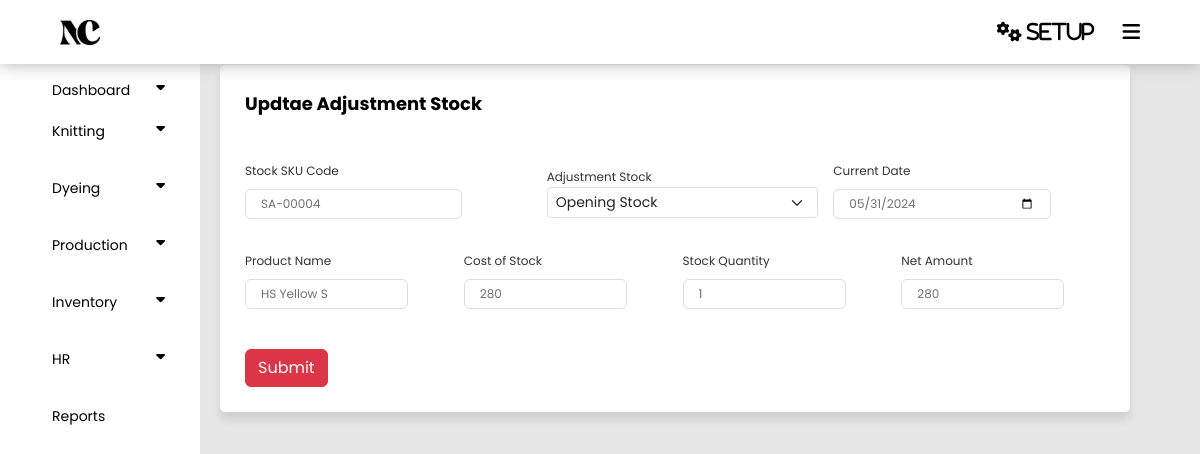
The page /panel/s_update.php?Id=236 on the database as committed earlier.
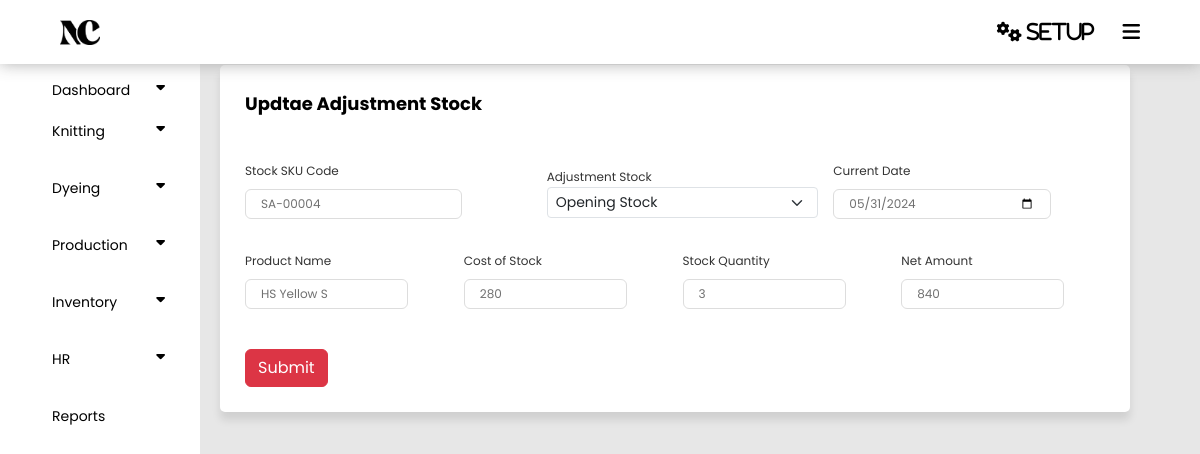
The same page on the database as committed later.
### tables this page shows
CREATE TABLE `stock` (
  `Id` int(11) NOT NULL,
  `P_id` int(11) NOT NULL,
  `SCode` varchar(255) NOT NULL,
  `Type` varchar(255) NOT NULL,
  `Date` date NOT NULL,
  `Reference` varchar(111) NOT NULL,
  `Cost` int(11) NOT NULL,
  `Quantity` int(11) NOT NULL,
  `Amount` int(255) NOT NULL,
  `Status` int(11) NOT NULL DEFAULT 1
);

### panel/s_update.php (the view, shortened to what this page needs)
<?php
require('config.php');
$stock_Id = $_GET['Id'];
$query = "select * from `stock` where Id = '{$stock_Id}'";
$results = mysqli_query($connect , $query);
if (mysqli_num_rows($results) > 0 ) {
    while($row = mysqli_fetch_assoc($results)) {
        require('index.php');
        ?>
<!DOCTYPE html>
<html lang="en">
    <head>
    <link href="https://cdn.jsdelivr.net/npm/bootstrap@5.3.3/dist/css/bootstrap.min.css" rel="stylesheet">
    <link rel="stylesheet" type="text/css" href="style.css">
</head>
<body>
    <section class="container">
        <header>Updtae Adjustment Stock</header>
        <form action="s_updatadata.php" class="form" method="post">
            <div class="column">
                <div class="input-box">
                    <label>Stock SKU Code</label>
                    <input readonly name="number" value="<?php echo $row['SCode'] ;?>" required />
                </div>
                <div class="input-box mt-3">
                    <label for="text">Adjustment Stock</label>
                    <select class="form-select form-select-sm" name="stock">
                        <option value="Opening Stock">Opening Stock</option>
                    </select>
                </div>
                <div class="input-box">
                    <label>Current Date</label>
                    <input type="date" name="date"  value="<?php echo $row['Date'] ?>" required/>
                </div>
            </div>
            <br>
            <div class="column">
                <div class="input-box">
                    <label>Product Name</label>
                    <input type="text" id="country" name="query"   value="<?php echo $row['Reference'] ?>">
                </div>
                <div class="input-box">
                    <label for="costInput">Cost of Stock</label>
                    <input type="number"  value="<?php echo $row['Cost'] ?>" name="cost" id="costInput" required/>
                </div>
                <div class="input-box">
                    <label>Stock Quantity</label>
                    <input type="text" name="quantity" value="<?php echo $row['Quantity'] ?>" id="quantity" required class="form-control">
                </div>
                <div class="input-box">
                    <label>Net Amount</label>
                    <input type="number" name="amount" value="<?php echo $row['Amount'] ?>" id="netAmount" required readonly/>
                </div>
            </div>
            <input type="submit" name="submit" value="Submit" class="mt-4 btn btn-danger ">
        </form>
      <?php
     }
    }
    ?>
    </section>
</body>
</html>

### panel/index.php (shortened to what this page needs)
<!DOCTYPE html>
<html lang="en">
<head>
    <link href="https://cdn.jsdelivr.net/npm/bootstrap@5.0.2/dist/css/bootstrap.min.css" rel="stylesheet">
    <link rel="stylesheet" type="text/css" href="style.css">
    <link rel="stylesheet" href="https://cdnjs.cloudflare.com/ajax/libs/font-awesome/6.0.0-beta3/css/all.min.css">
    <link href="https://cdnjs.cloudflare.com/ajax/libs/font-awesome/5.10.0/css/all.min.css" rel="stylesheet">
    <link href="https://cdn.jsdelivr.net/npm/bootstrap-icons@1.4.1/font/bootstrap-icons.css" rel="stylesheet">
    <link rel="stylesheet" href="https://cdnjs.cloudflare.com/ajax/libs/font-awesome/6.5.2/css/all.min.css" />
</head>
<body>
    <div class="menu">
        <div class="logo">
            <img src="../images/logo.png" alt="Noorani & Co">
        </div>
        <div class="dropdown">
            <button onclick="toggleDropdown('dropdown2')" class="dropbtn"><i class="fa fa-cogs" aria-hidden="true"> SetUp</i></button>
            <div class="dropdown ms-4">
                <button onclick="toggleDropdown('dropdown1')" class="dropbtn"><i class="fa fa-bars" aria-hidden="true"></i></button>
        </div>
</div>
</div>
<div class="sidenav">
    <ol><button class="dropdown-btn dashboard">Dashboard<i class="fa fa-caret-down"></i>
    <ol><button class="dropdown-btn">Knitting<i class="fa fa-caret-down"></i>
</button>
</ol>
<ol><button class="dropdown-btn">Dyeing<i class="fa fa-caret-down"></i>
</button>
    </ol>
    <ol><button class="dropdown-btn">Production<i class="fa fa-caret-down"></i></button>
</ol>
<ol><button class="dropdown-btn">Inventory<i class="fa fa-caret-down"></i></button>
</ol>
<ol><button class="dropdown-btn">HR<i class="fa fa-caret-down"></i></button>
    </ol>
    <ol><a href="report.php">Reports</a>
    </ol>
</div>
</body>
</html>

Rows that differ between the two databases and show on the page:
changed stock "SA-00004": quantity "1" → "3"; amount "280" → "840"
